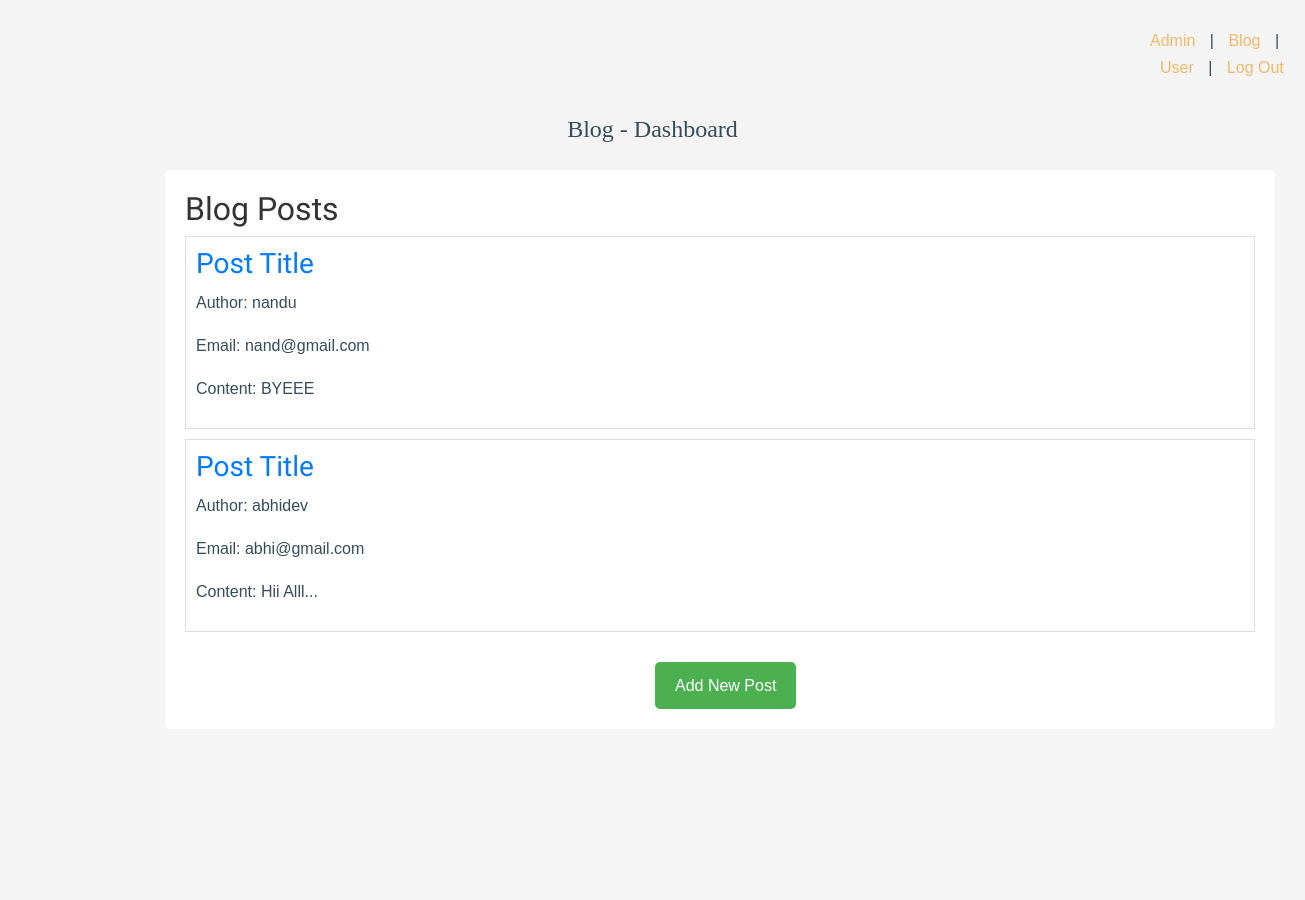
Before: /control (upper part) with the older database file.
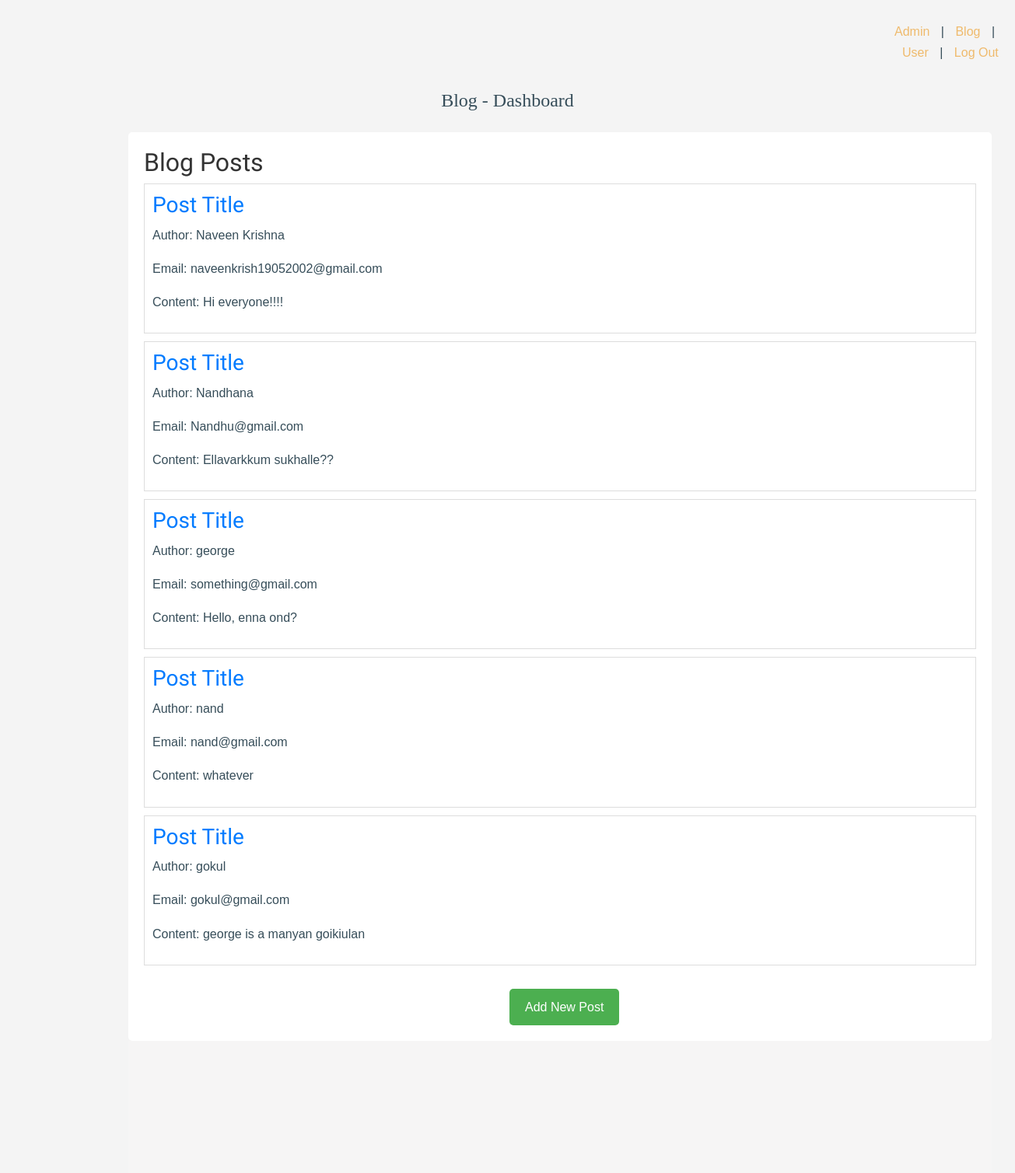
After: the same page with the newer database file.
### users/models.py (models this page shows, shortened)
class blog(models.Model):
    username = models.CharField(blank=False,max_length=50)
    email = models.EmailField(blank=False,max_length=200)
    message = models.TextField(blank=False,max_length=250)

### users/views.py (the view)
# urls.py: path('control', views.control, name="control"),
def control(request):
    Blog = blog.objects.all()
    return render(request, 'admin/control.html', {'blog':Blog})

### templates/admin/control.html (shortened to what this page needs)
{% extends 'bases/userbase.html' %}
{% load static %}
{% block content %}
    <!DOCTYPE html>
    <html lang="en">
    <head>
    </head>
    <body>
        <br>
        <nav style="padding-left: 1150px;border-left-width: 50px;">
            <a href="cadmin" style="padding-right: 10px;">Admin</a>   |
            <a href="blog" style="padding-right: 10px; padding-left: 10px;" >Blog</a>      |
             <a href="user" style="padding-right: 10px; padding-left: 10px;" >User</a>      |
            <a href="index" style="padding-left: 10px;">Log Out</a>
        </nav><br>
    <p style="text-align-last: center; font-family: 'Cambria Math',serif; font-size: x-large">Blog - Dashboard</p>
        <div class="container" style="margin-left: 150px;">
            <section class="dashboard-section">
                <h2>Blog Posts</h2>
                {% for i in blog %}
                <div class="blog-post">
                    <h3><a href="#">Post Title</a></h3>
                    <p>Author: <span>{{ i.username }}</span></p>
                    <p>Email: <span>{{ i.email }}</span></p>
                    <p>Content: {{ i.message }}</p>
                </div>
                {% endfor %}
                <a href="#" class="add-post-btn" style="
                margin-top: 20px;
                margin-left: 470px;
            ">Add New Post</a>
            </section>
    </body>
    </html>
{% endblock content %}

Changed rows visible on the page:
changed blog: username "nandu" → "Naveen Krishna"; email "nand@gmail.com" → "naveenkrish19052002@gmail.com"; message "BYEEE" → "Hi everyone!!!!"
changed blog: username "abhidev" → "Nandhana"; email "abhi@gmail.com" → "Nandhu@gmail.com"; message "Hii Alll..." → "Ellavarkkum sukhalle??"
added blog: username "george", email "something@gmail.com", message "Hello, enna ond?"
added blog: username "nand", email "nand@gmail.com", message "whatever"
added blog: username "gokul", email "gokul@gmail.com", message "george is a manyan goikiulan"
